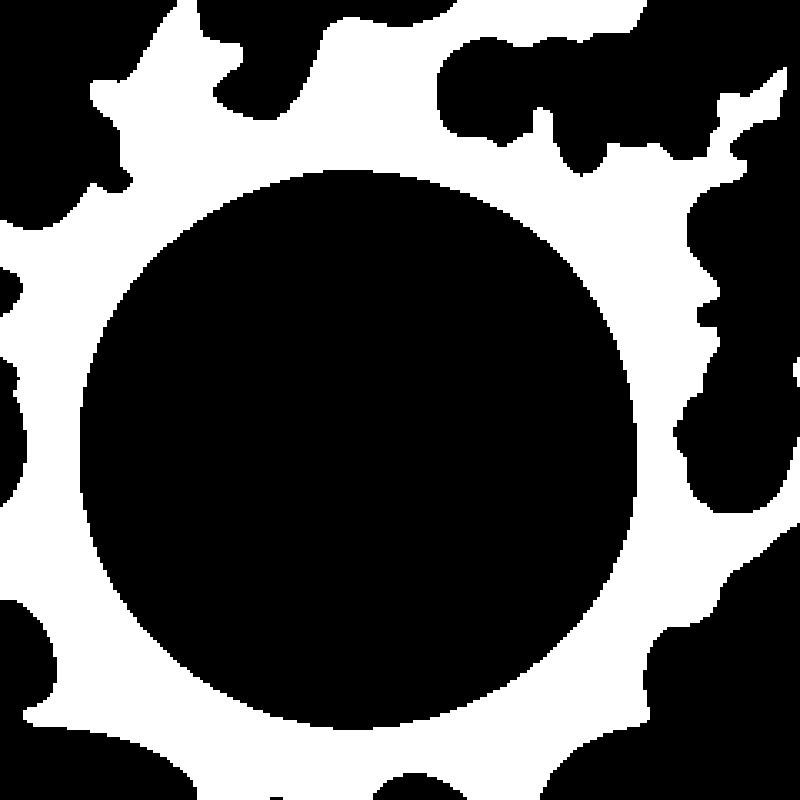
#> input picture lab3/images/ga.bmp, 800 x 800 px
$ python m.py
#> lines starting #> are read from the running program, lines starting #| are printed output that depends on the picture; after the words box and inside, x2 and y2 are one past the last pixel; in counts of white or black regions, pixels touching at a corner belong together
from PIL import Image
import hashlib
import random

input_image = Image.open("images/ga.bmp")
#> input_image is the input picture: PIL image 800x800 P; 33.9% white; 2 white regions, box (x1, y1, x2, y2) and area: (0, 0, 800, 800) 216558, (793, 357, 800, 387) 146


def save(data, where="images/image.bmp", message="Done"):
    new_data = bytes(data)

    output_image = input_image.copy()
    output_image.frombytes(new_data)
    output_image.save(where)
    print(message)


block_size = 8
image_data = input_image.tobytes()
size = input_image.size
#> size = (800, 800)

# ECB
new_data = []
keys = []
for x in range(block_size):
    key = hashlib.md5(str(random.random() * x).encode("UTF-8")).digest()
    keys.append(key)

for x in range(size[0]):
    for y in range(size[1]):
        pp = x * size[0] + y
        op = image_data[pp]
        pta = op ^ keys[x % block_size][y % block_size]
        new_data.append(pta)
#> after the loop, new_data = 640000 items

save(new_data, "images/ecb_crypto.bmp")
#> in save, `output_image.frombytes(new_data)`:
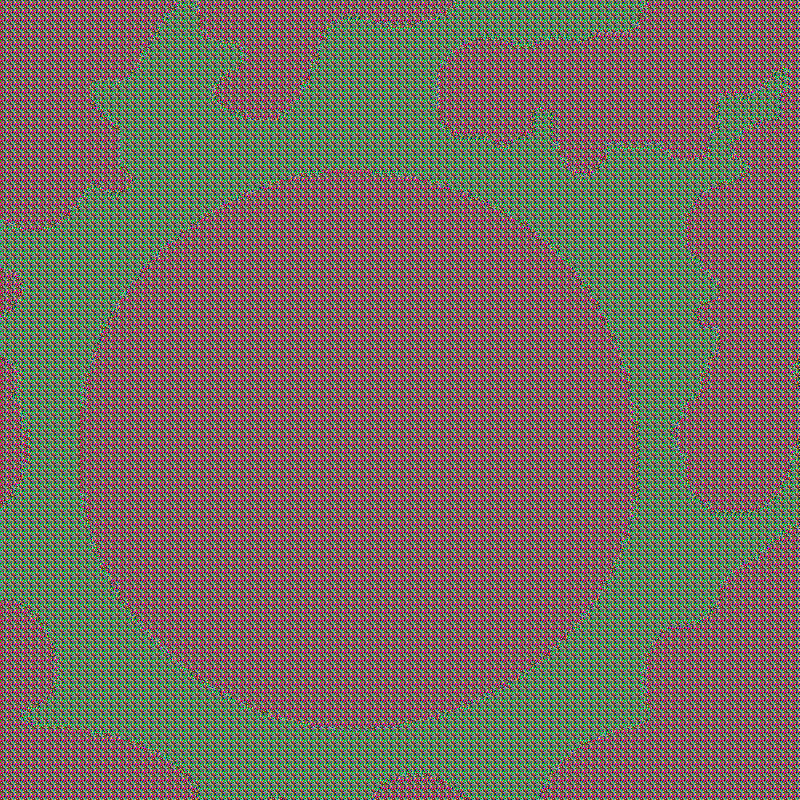
#> output_image: PIL image 800x800 P; mean R, G, B 116, 107.1, 96.6


# CBC
new_key = 13
new_data = [image_data[0] ^ new_key]
#> new_data = [13]
for x in range(size[0]*size[1]):
    new_data.append(new_data[x-1] ^ image_data[x] ^ keys[x%64//8][x%8])
#> after the loop, new_data = 640001 items

save(new_data, "images/cbc_crypto.bmp")
#> call 2 of save, with where = 'images/cbc_crypto.bmp', message = 'Done'
#> in save (call 2), `output_image.frombytes(new_data)`:
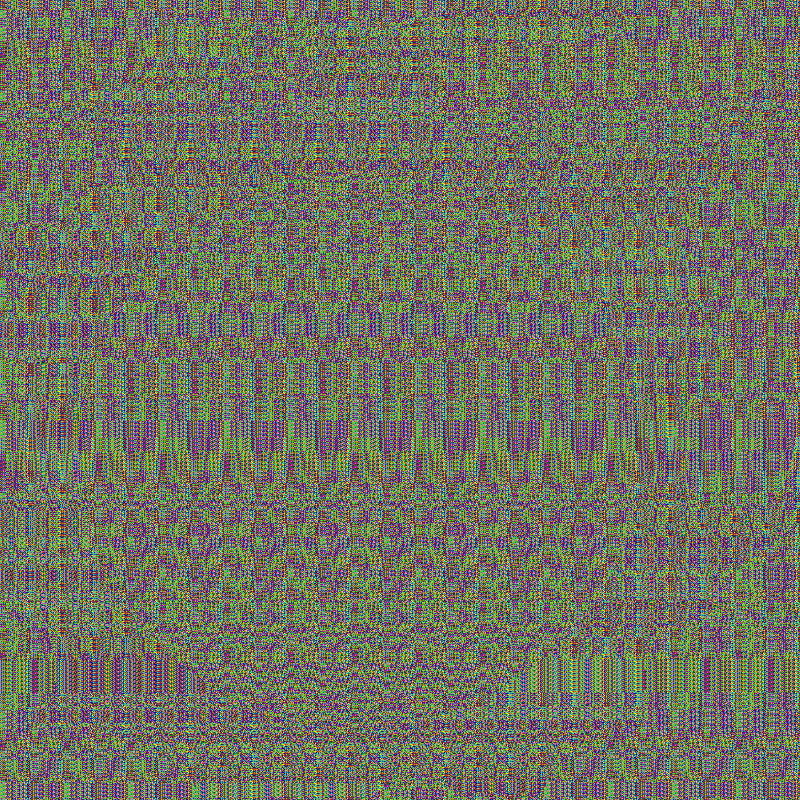
#> output_image: PIL image 800x800 P; mean R, G, B 111.7, 113, 97

print("Done")
